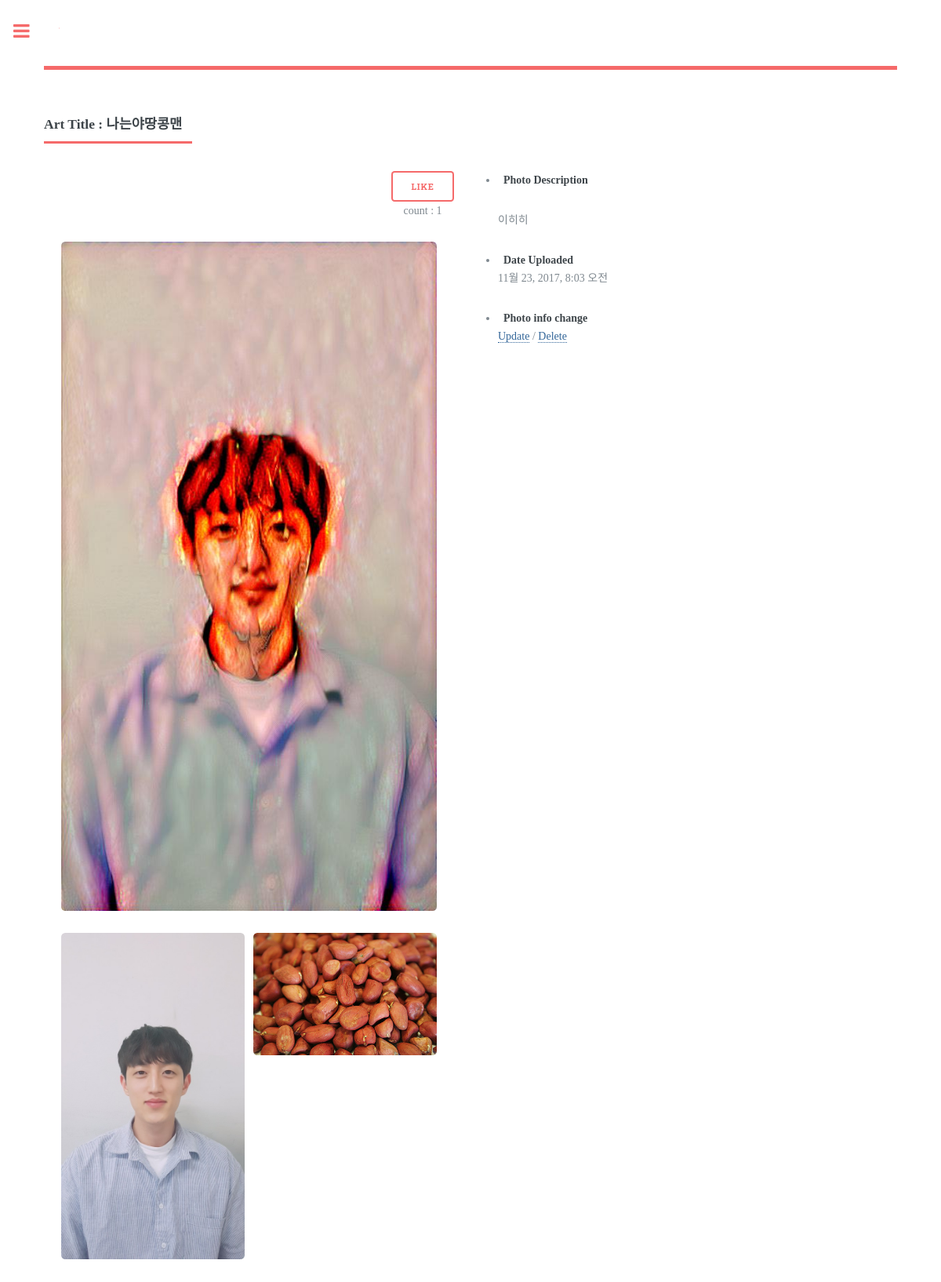
/photo/photo/291/, run on the app's committed database.
### photo/models.py (models this page shows, shortened)
@python_2_unicode_compatible
class Photo(models.Model):
    owner = models.ForeignKey(User,null=True)
    result_url = models.CharField(max_length=300,null=True )
    image_content = models.FileField(upload_to='photo/content_img', null=True)
    image_style = models.FileField(upload_to='photo/style_img', null=True)
    title = models.CharField('Photo Title', max_length=50)
    description = models.TextField('Photo Description', blank=True)
    upload_date = models.DateTimeField('Upload Date', auto_now_add=True)
    likes = models.ManyToManyField(User, related_name='likes')
    class Meta:
        ordering = ['-upload_date']
    @property
    def total_likes(self):
        return self.likes.count()  # likes 컬럼의 값의 갯수를 센다
    def ssibal(self):
        z = "/"+"/".join(self.result_url.split('/')[-4:])
        print(z)
        return z

### photo/views.py (the view)
# urls.py: url(r'^photo/(?P<pk>\d+)/$', PhotoDV.as_view(), name='photo_detail'),
class PhotoDV(DetailView):
    model = Photo

### photo/templates/photo/photo_detail.html (shortened to what this page needs)
<!DOCTYPE html>
<html lang="en">
<head>
</head>
<body>
    {% extends "base.html" %}
    {% load staticfiles %}
    {% block extrastyle %}{% static "photo/photo.css" %}{% endblock %}
    {% block content %}
        <section>
            <header class="major"><h3>Art Title : {{ object.title }}</h3></header>
            <div class="row 200%">
            <div class="6u 12u$(medium)" align="center">
            <div style="float:right;"><input  type="button" class="like" name="{{object.id}}" value="Like">
            <p id="count{{object.id }}">count : {{ object.total_likes }}</p>
            </div>
            <div class="11u" >
            <span class="image fit">
                <a href="{{ object.image.url }}">
                <img style="max-width:100%" src ="{{object.ssibal}} " onerror="this.onerror=null;this.src='https://cdn.dribbble.com/users/479985/screenshots/1719391/loader_seq.gif'"/>
                </a>
            </span>
           </div>
            <div class="11u 12u$(medium)" align="center">
                <div class="row 50% uniform">
                    <div class="6u" >
                        <span class="image fit">
                            <a href="{{ object.image_content.url }}">
                            <img style="max-width:100%" src ="{{object.image_content.url}}"/>
                            </a>
                        </span>
                    </div>
                    <div class="6u">
                        <span class="image fit">
                            <a href="{{ object.image_style.url }}">
                            <img style="max-width:100%" src ="{{object.image_style.url}}"/>
                            </a>
                        </span>
                    </div>
                </div>
             </div>
             </div>
            <div class="6u 12u$(medium)">
            <div class="box alt">
             <ul>
                <li><b>Photo Description</b></li>
                {% if object.description %}<p>{{object.description|linebreaks}}</p>
                {% else %}<p>(blank)</p>{% endif %}
                 <li><b>Date Uploaded</b></li>
                    <p>{{ object.upload_date }}</p>
                 <li><b>Photo info change</b></li>
                 <p><a href="{% url 'photo:photo_update' photo.id %}">Update</a>  /  <a href="{% url 'photo:photo_delete' photo.id %}">Delete</a></p>
            </ul>
                     {% load disqus_tags %}
            </div>
            </div>
        </div>
    </section>
    {% endblock %}

### static/css/base.css (style rules this page uses)
body { font-family: "Lucida Grande", Verdana, Arial, sans-serif; font-size: 14px; }
a:link, a.visited { color: #369; text-decoration: none; }

### templates/base.html (style rules this page uses)
body { font-family: 'Hanna'; }

### data on the page
Photo: title "나는야땅콩맨", total_likes "1", ssibal (picture), image_content (picture), image_style (picture), description "이히히", upload_date "11월 23, 2017, 8:03 오전"
